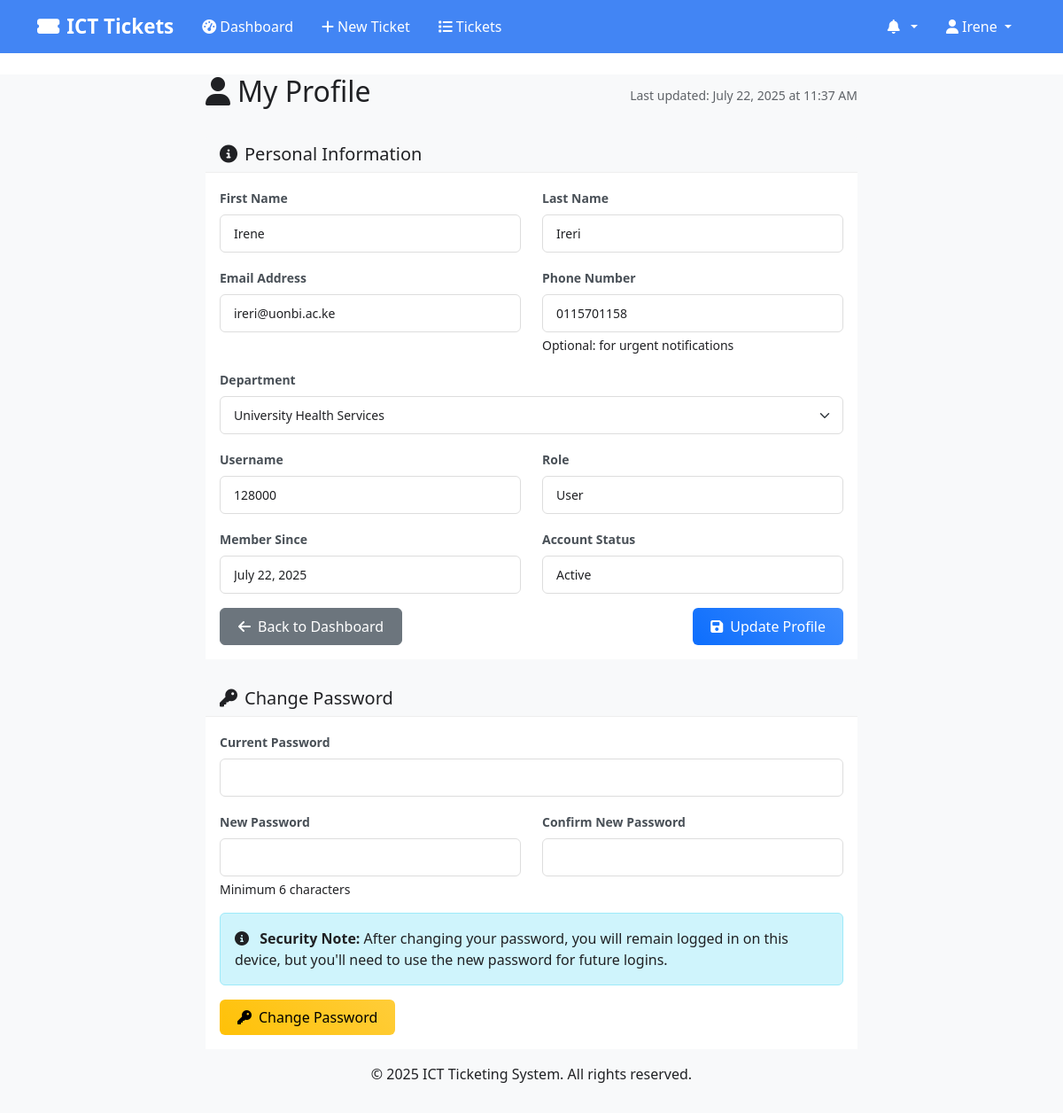
Screenshot of /profile (signed in) with the database file from the repository.
### models.py (models this page shows, shortened)
class User(UserMixin, db.Model):
    __tablename__ = 'users'
    id = db.Column(db.Integer, primary_key=True)
    username = db.Column(db.String(80), unique=True, nullable=False)
    email = db.Column(db.String(120), unique=True, nullable=False)
    phone = db.Column(db.String(20), nullable=True)
    password_hash = db.Column(db.String(256), nullable=False)
    first_name = db.Column(db.String(50), nullable=False)
    last_name = db.Column(db.String(50), nullable=False)
    role = db.Column(db.String(20), nullable=False)  # 'user', 'tech', 'admin'
    department_id = db.Column(db.Integer, db.ForeignKey('departments.id'), nullable=True)
    is_active = db.Column(db.Boolean, default=True)
    created_at = db.Column(db.DateTime, default=datetime.utcnow)
    updated_at = db.Column(db.DateTime, default=datetime.utcnow, onupdate=datetime.utcnow)
    department = db.relationship('Department', backref='users')
    created_tickets = db.relationship('Ticket', foreign_keys='Ticket.created_by_id', backref='creator')
    @property
    def full_name(self):
        return f"{self.first_name} {self.last_name}"

### routes.py (the view, shortened to what this page needs)
@app.route('/profile', methods=['GET', 'POST'])
@login_required
def profile():
    profile_form = ProfileForm(obj=current_user)
    password_form = ChangePasswordForm()
    if current_user.department_id:
        profile_form.department_id.data = current_user.department_id
    else:
        profile_form.department_id.data = 0
    return render_template('profile.html', profile_form=profile_form, password_form=password_form)

### templates/profile.html (shortened to what this page needs)
{% extends "base.html" %}
{% block content %}
<div class="container">
    <div class="row justify-content-center">
        <div class="col-lg-8">
            <div class="d-flex justify-content-between align-items-center mb-4">
                <h2><i class="fas fa-user me-2"></i>My Profile</h2>
                <div class="text-muted">
                    <small>Last updated: {{ current_user.updated_at.strftime('%B %d, %Y at %I:%M %p') }}</small>
                </div>
            </div>
            <div class="card mb-4">
                <div class="card-header bg-primary text-white">
                    <h5 class="mb-0"><i class="fas fa-info-circle me-2"></i>Personal Information</h5>
                </div>
                <div class="card-body">
                    <form method="POST">
                        <div class="row">
                            <div class="col-md-6 mb-3">
                                {{ profile_form.first_name.label(class="form-label") }}
                                {{ profile_form.first_name(class="form-control" + (" is-invalid" if profile_form.first_name.errors else "")) }}
                            </div>
                            <div class="col-md-6 mb-3">
                                {{ profile_form.last_name.label(class="form-label") }}
                                {{ profile_form.last_name(class="form-control" + (" is-invalid" if profile_form.last_name.errors else "")) }}
                            </div>
                        </div>
                        <div class="row">
                            <div class="col-md-6 mb-3">
                                {{ profile_form.email.label(class="form-label") }}
                                {{ profile_form.email(class="form-control" + (" is-invalid" if profile_form.email.errors else "")) }}
                            </div>
                            <div class="col-md-6 mb-3">
                                {{ profile_form.phone.label(class="form-label") }}
                                {{ profile_form.phone(class="form-control" + (" is-invalid" if profile_form.phone.errors else "")) }}
                                <div class="form-text">Optional: for urgent notifications</div>
                            </div>
                        </div>
                        {% if current_user.role == 'user' %}
                        <div class="mb-3">
                            {{ profile_form.department_id.label(class="form-label") }}
                            {{ profile_form.department_id(class="form-select" + (" is-invalid" if profile_form.department_id.errors else "")) }}
                        </div>
                        {% endif %}
                        <div class="row">
                            <div class="col-md-6 mb-3">
                                <label class="form-label">Username</label>
                                <input type="text" class="form-control" value="{{ current_user.username }}" readonly>
                            </div>
                            <div class="col-md-6 mb-3">
                                <label class="form-label">Role</label>
                                <input type="text" class="form-control" value="{{ current_user.role.title() }}" readonly>
                            </div>
                        </div>
                        <div class="row">
                            <div class="col-md-6 mb-3">
                                <label class="form-label">Member Since</label>
                                <input type="text" class="form-control" value="{{ current_user.created_at.strftime('%B %d, %Y') }}" readonly>
                            </div>
                            <div class="col-md-6 mb-3">
                                <label class="form-label">Account Status</label>
                                <input type="text" class="form-control" value="{% if current_user.is_active %}Active{% else %}Inactive{% endif %}" readonly>
                            </div>
                        </div>
                        <div class="d-flex justify-content-between">
                            <a href="{{ url_for('dashboard') }}" class="btn btn-secondary">
                                <i class="fas fa-arrow-left me-2"></i>Back to Dashboard
                            </a>
                            <button type="submit" class="btn btn-primary">
                                <i class="fas fa-save me-2"></i>Update Profile
                            </button>
                        </div>
                    </form>
                </div>
            </div>
            <div class="card">
                <div class="card-header bg-warning text-dark">
                    <h5 class="mb-0"><i class="fas fa-key me-2"></i>Change Password</h5>
                </div>
                <div class="card-body">
                    <form method="POST">
                        <div class="mb-3">
                            {{ password_form.current_password.label(class="form-label") }}
                            {{ password_form.current_password(class="form-control" + (" is-invalid" if password_form.current_password.errors else "")) }}
                        </div>
                        <div class="row">
                            <div class="col-md-6 mb-3">
                                {{ password_form.new_password.label(class="form-label") }}
                                {{ password_form.new_password(class="form-control" + (" is-invalid" if password_form.new_password.errors else "")) }}
                                <div class="form-text">Minimum 6 characters</div>
                            </div>
                            <div class="col-md-6 mb-3">
                                {{ password_form.confirm_password.label(class="form-label") }}
                                {{ password_form.confirm_password(class="form-control" + (" is-invalid" if password_form.confirm_password.errors else "")) }}
                            </div>
                        </div>
                        <div class="alert alert-info">
                            <i class="fas fa-info-circle me-2"></i>
                            <strong>Security Note:</strong> After changing your password, you will remain logged in on this device, but you'll need to use the new password for future logins.
                        </div>
                        <button type="submit" class="btn btn-warning">
                            <i class="fas fa-key me-2"></i>Change Password
                        </button>
                    </form>
                </div>
            </div>
        </div>
    </div>
</div>
{% endblock %}

### templates/base.html (shortened to what this page needs)
<!DOCTYPE html>
<html lang="en">
<head>
    <link href="https://cdn.jsdelivr.net/npm/bootstrap@5.3.0/dist/css/bootstrap.min.css" rel="stylesheet">
    <link href="https://cdnjs.cloudflare.com/ajax/libs/font-awesome/6.4.0/css/all.min.css" rel="stylesheet">
    <link href="{{ url_for('static', filename='css/style.css') }}" rel="stylesheet">
</head>
<body>
    <nav class="navbar navbar-expand-lg shadow-sm" style="background-color: #4285f4 !important;">
        <div class="container" style="background-color: #4285f4;">
            <a class="navbar-brand" href="{{ url_for('dashboard' if current_user.is_authenticated else 'index') }}" style="color: #ffffff !important; font-weight: 600;">
                <i class="fas fa-ticket-alt me-2"></i>ICT Tickets
            </a>
            {% if current_user.is_authenticated %}
            <div class="collapse navbar-collapse" id="navbarNav">
                <ul class="navbar-nav me-auto">
                    <li class="nav-item">
                        <a class="nav-link" href="{{ url_for('dashboard') }}" style="color: #ffffff !important; font-weight: 500;">
                            <i class="fas fa-tachometer-alt me-1"></i>Dashboard
                        </a>
                    </li>
                    {% if current_user.role in ['user', 'admin'] %}
                    <li class="nav-item">
                        <a class="nav-link" href="{{ url_for('create_ticket') }}" style="color: #ffffff !important; font-weight: 500;">
                            <i class="fas fa-plus me-1"></i>New Ticket
                        </a>
                    </li>
                    {% endif %}
                    <li class="nav-item">
                        <a class="nav-link" href="{{ url_for('list_tickets') }}" style="color: #ffffff !important; font-weight: 500;">
                            <i class="fas fa-list me-1"></i>Tickets
                        </a>
                    </li>
                </ul>
                <ul class="navbar-nav">
                    <li class="nav-item dropdown">
                        <a class="nav-link dropdown-toggle" href="#" role="button" data-bs-toggle="dropdown" style="color: #ffffff !important; font-weight: 500;">
                            <i class="fas fa-bell me-1"></i>
                            {% set unread_count = 0 %}
                            {% if current_user.notifications is defined and current_user.notifications %}
                                {% set unread_count = current_user.notifications|selectattr('is_read', 'equalto', False)|list|length %}
                            {% endif %}
                        </a>
                            {% set recent_notifications = [] %}
                            {% if current_user.notifications is defined and current_user.notifications %}
                                {% set recent_notifications = current_user.notifications[:5] %}
                            {% endif %}
                    </li>
                    <li class="nav-item dropdown">
                        <a class="nav-link dropdown-toggle" href="#" role="button" data-bs-toggle="dropdown" style="color: #ffffff !important; font-weight: 500;">
                            <i class="fas fa-user me-1"></i>{{ current_user.first_name }}
                        </a>
                    </li>
                </ul>
            </div>
            {% endif %}
        </div>
    </nav>
    <main class="container-fluid mt-4">
        {% block content %}{% endblock %}
    </main>
    <footer class="bg-light text-center text-muted py-3 mt-5">
        <div class="container">
            <p>&copy; 2025 ICT Ticketing System. All rights reserved.</p>
        </div>
    </footer>
</body>
</html>

### rows the page displays
User: first_name "Irene", updated_at "July 22, 2025 at 11:37 AM", last_name "Ireri", email "ireri@uonbi.ac.ke", phone "0115701158", department_id "University Health Services", username "128000", role "User", created_at "July 22, 2025", is_active "Active"

### other values shown
{{ profile_form.first_name.label(class="form-label") }} "First Name"
{{ profile_form.last_name.label(class="form-label") }} "Last Name"
{{ profile_form.email.label(class="form-label") }} "Email Address"
{{ profile_form.phone.label(class="form-label") }} "Phone Number"
{{ profile_form.department_id.label(class="form-label") }} "Department"
{{ password_form.current_password.label(class="form-label") }} "Current Password"
{{ password_form.new_password.label(class="form-label") }} "New Password"
{{ password_form.confirm_password.label(class="form-label") }} "Confirm New Password"
